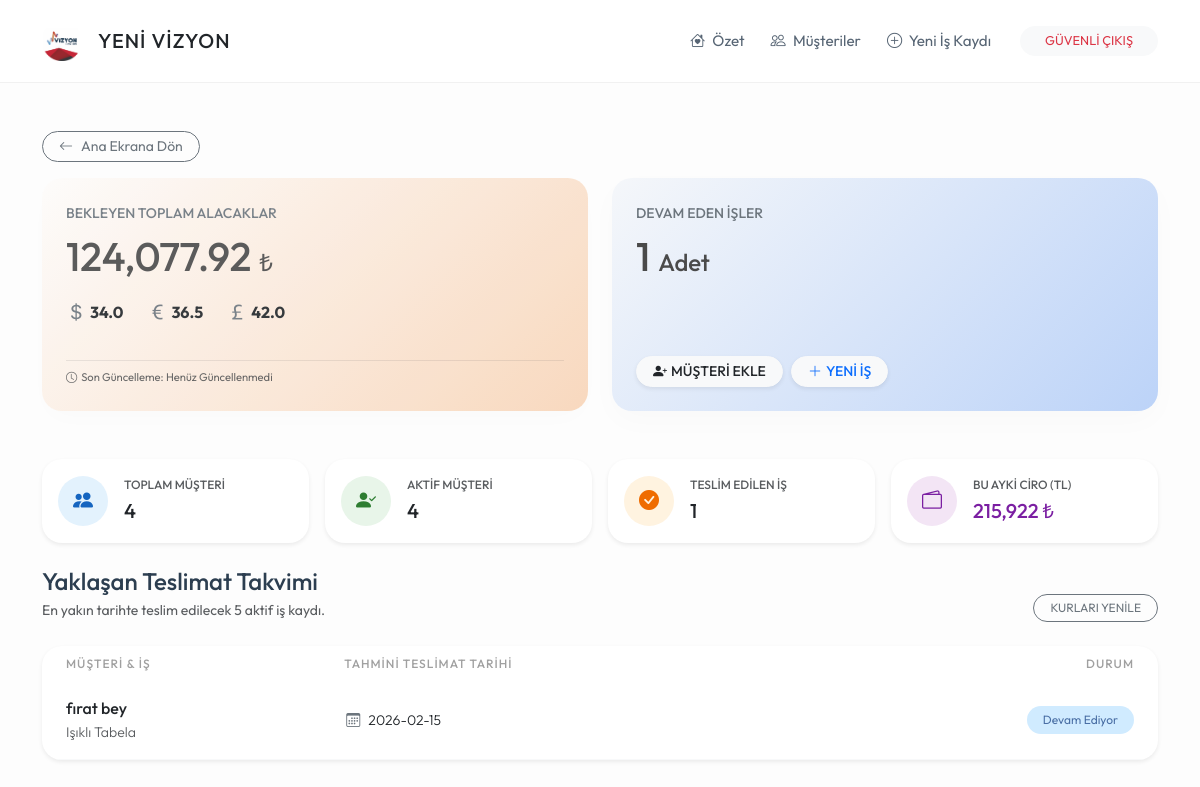
Before: /satislar (signed in) with the older database file.
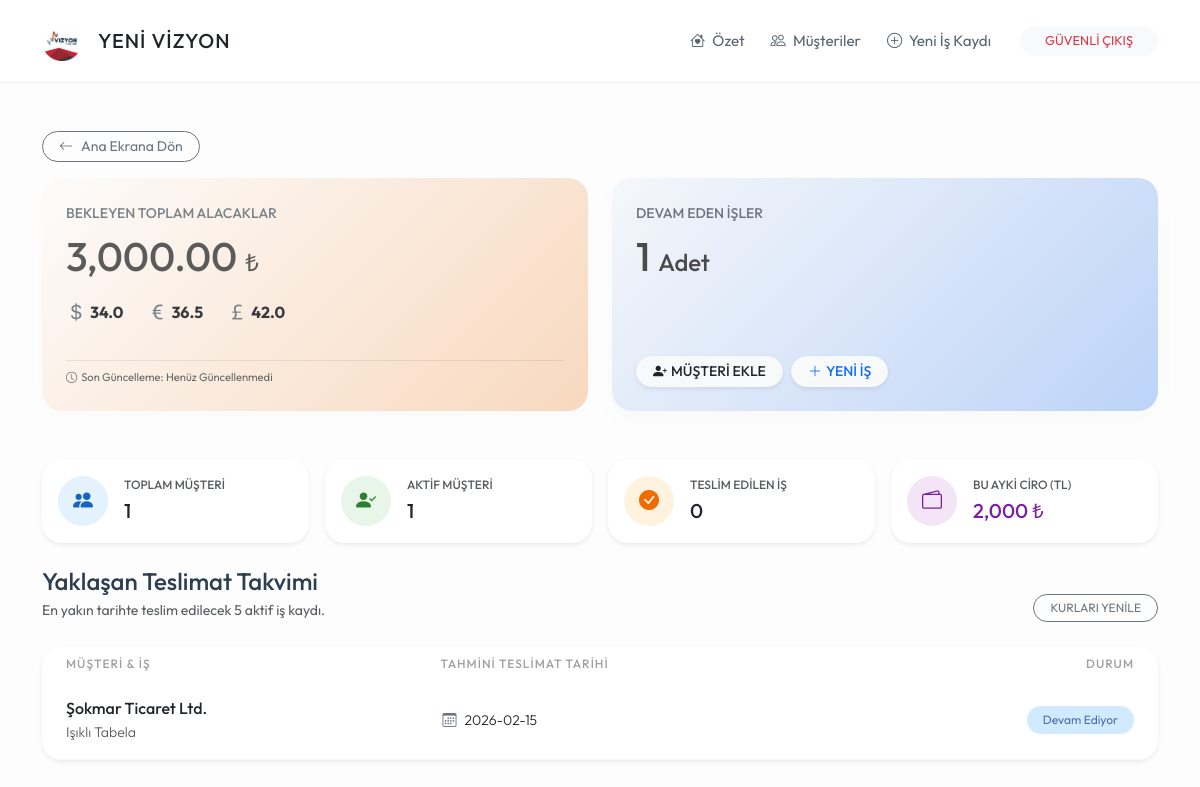
After: the same page with the newer database file.
### app.py (models this page shows)
class IsKaydi(db.Model):
    id = db.Column(db.Integer, primary_key=True)
    is_tanimi = db.Column(db.String(200), nullable=False)
    toplam_bedel = db.Column(db.Float, nullable=False, default=0.0)
    para_birimi = db.Column(db.String(5), default='TL')
    teslim_tarihi = db.Column(db.String(20))
    durum = db.Column(db.String(20), default='Devam Ediyor')
    kayit_tarihi = db.Column(db.DateTime, default=datetime.now)
    musteri_id = db.Column(db.Integer, db.ForeignKey('musteri.id'), nullable=False)

class Musteri(db.Model):
    id = db.Column(db.Integer, primary_key=True)
    ad_soyad = db.Column(db.String(100), nullable=False)
    telefon = db.Column(db.String(20))
    isyeri_adi = db.Column(db.String(200))
    isyeri_adresi = db.Column(db.Text)
    durum = db.Column(db.String(20), default='Aktif')
    isler = db.relationship('IsKaydi', backref='sahibi', lazy=True)
    odemeler = db.relationship('Odeme', backref='musteri', lazy=True)

### app.py (the view)
@app.route('/satislar')
def satislar():
    if 'logged_in' not in session: return redirect(url_for('index'))
    aktif_musteriler = Musteri.query.filter_by(durum='Aktif').all()
    toplam_alacak_tl = 0
    devam_eden_is_sayisi = 0
    for m in aktif_musteriler:
        for i in m.isler:
            if i.durum == 'Devam Ediyor':
                devam_eden_is_sayisi += 1
            kur = GUNCEL_KURLAR.get(i.para_birimi, 1.0)
            toplam_alacak_tl += (i.toplam_bedel * kur)
        for o in m.odemeler:
            kur = GUNCEL_KURLAR.get(o.birim, 1.0)
            toplam_alacak_tl -= (o.tutar * kur)
    tum_yaklasan = IsKaydi.query.filter(
        IsKaydi.teslim_tarihi != "",
        IsKaydi.durum == 'Devam Ediyor'
    ).order_by(IsKaydi.teslim_tarihi.asc()).all()
    yaklasan_isler = [is_kaydi for is_kaydi in tum_yaklasan if is_kaydi.sahibi.durum == 'Aktif'][:5]
    t_musteri = Musteri.query.count()
    a_musteri = len(aktif_musteriler)
    biten_is = IsKaydi.query.filter_by(durum='Teslim Edildi').count()
    simdi = datetime.now()
    tum_odemeler = Odeme.query.all()
    bu_ayki_ciro = 0
    for o in tum_odemeler:
        if o.odeme_tarihi.month == simdi.month and o.odeme_tarihi.year == simdi.year:
            kur = GUNCEL_KURLAR.get(o.birim, 1.0)
            bu_ayki_ciro += (o.tutar * kur)
    return render_template('satislar.html',
                           alacak=round(toplam_alacak_tl, 2),
                           is_sayisi=devam_eden_is_sayisi,
                           yaklasan_isler=yaklasan_isler,
                           kurlar=GUNCEL_KURLAR,
                           t_musteri=t_musteri,
                           a_musteri=a_musteri,
                           biten_is=biten_is,
                           ay_ciro=bu_ayki_ciro)

### templates/satislar.html (shortened to what the changed rows need)
{% extends "base.html" %}
{% block content %}
<div class="row g-4 mb-5">
    <div class="col-md-6">
        <div class="card card-custom h-100" style="background: linear-gradient(135deg, #fdfcfb 0%, #f8d5b8 100%); opacity: 0.9;">
            <div class="text-uppercase small fw-medium text-secondary mb-2">Bekleyen Toplam Alacaklar</div>
            <div class="h1 mb-3" style="color: #4a4a4a;">{{ "{:,.2f}".format(alacak) }} <span class="fs-4">₺</span></div>
            <div class="d-flex flex-wrap align-items-center text-muted small gap-4 mt-auto">
                <span class="d-flex align-items-center" title="Dolar">
                </span>
                <span class="d-flex align-items-center" title="Euro">
                </span>
                <span class="d-flex align-items-center" title="Sterlin">
                </span>
                <div class="w-100 mt-2 pt-2 border-top border-dark border-opacity-10" style="font-size: 0.7rem;">
                </div>
            </div>
        </div>
    </div>
</div>
<div class="row g-3 mb-4">
    <div class="col-md-3 col-6">
        <div class="card card-custom p-3 border-0 h-100 shadow-sm d-flex flex-row align-items-center">
            <div class="ms-3">
                <div class="small text-muted fw-bold" style="font-size: 0.75rem;">TOPLAM MÜŞTERİ</div>
                <div class="fw-bold text-dark fs-5">{{ t_musteri }}</div>
            </div>
        </div>
    </div>
    <div class="col-md-3 col-6">
        <div class="card card-custom p-3 border-0 h-100 shadow-sm d-flex flex-row align-items-center">
            <div class="ms-3">
                <div class="small text-muted fw-bold" style="font-size: 0.75rem;">AKTİF MÜŞTERİ</div>
                <div class="fw-bold text-dark fs-5">{{ a_musteri }}</div>
            </div>
        </div>
    </div>
    <div class="col-md-3 col-6">
        <div class="card card-custom p-3 border-0 h-100 shadow-sm d-flex flex-row align-items-center">
            <div class="ms-3">
                <div class="small text-muted fw-bold" style="font-size: 0.75rem;">TESLİM EDİLEN İŞ</div>
                <div class="fw-bold text-dark fs-5">{{ biten_is }}</div>
            </div>
        </div>
    </div>
    <div class="col-md-3 col-6">
        <div class="card card-custom p-3 border-0 h-100 shadow-sm d-flex flex-row align-items-center">
            <div class="ms-3">
                <div class="small text-muted fw-bold" style="font-size: 0.75rem;">BU AYKİ CİRO (TL)</div>
                <div class="fw-bold text-dark fs-5" style="color: #7b1fa2 !important;">{{ "{:,.0f}".format(ay_ciro) }} ₺</div>
            </div>
        </div>
    </div>
</div>
<div class="row">
    <div class="col-12">
        <div class="card card-custom p-0 overflow-hidden shadow-sm border-0">
            <div class="table-responsive">
                <table class="table table-hover align-middle mb-0">
                    <thead>
                        <tr>
                            <th class="ps-4">Müşteri & İş</th>
                            <th>Tahmini Teslimat Tarihi</th>
                            <th class="text-end pe-4">Durum</th>
                        </tr>
                    </thead>
                    <tbody>
                        {% for is in yaklasan_isler %}
                        <tr>
                            <td class="ps-4">
                                <div class="text-dark fw-medium">{{ is.sahibi.ad_soyad }}</div>
                                <div class="small text-muted">{{ is.is_tanimi }}</div>
                            </td>
                            <td>
                                <span class="small">
                                    <i class="bi bi-calendar3 me-2 text-secondary"></i>{{ is.teslim_tarihi }}
                                </span>
                            </td>
                            <td class="text-end pe-4">
                                <span class="badge rounded-pill badge-pastel-blue px-3 py-2" style="font-weight: 400; color: #4a6fa5; background-color: #d0ebff;">
                                    {{ is.durum }}
                                </span>
                            </td>
                        </tr>
                        {% endfor %}
                    </tbody>
                </table>
            </div>
        </div>
    </div>
</div>
{% endblock %}

Changed rows visible on the page:
removed IsKaydi: sahibi.ad_soyad "fırat bey", is_tanimi "Işıklı Tabela", teslim_tarihi "2026-02-15", durum "Devam Ediyor"
now on this page (row edited): IsKaydi: sahibi.ad_soyad "Şokmar Ticaret Ltd.", is_tanimi "Işıklı Tabela", teslim_tarihi "2026-02-15", durum "Devam Ediyor"
Other visible differences:
{{ "{:,.2f}".format(alacak) }}: "124,077.92" → "3,000.00"
{{ t_musteri }}: "4" → "1"
{{ a_musteri }}: "4" → "1"
{{ biten_is }}: "1" → "0"
{{ "{:,.0f}".format(ay_ciro) }}: "215,922" → "2,000"
